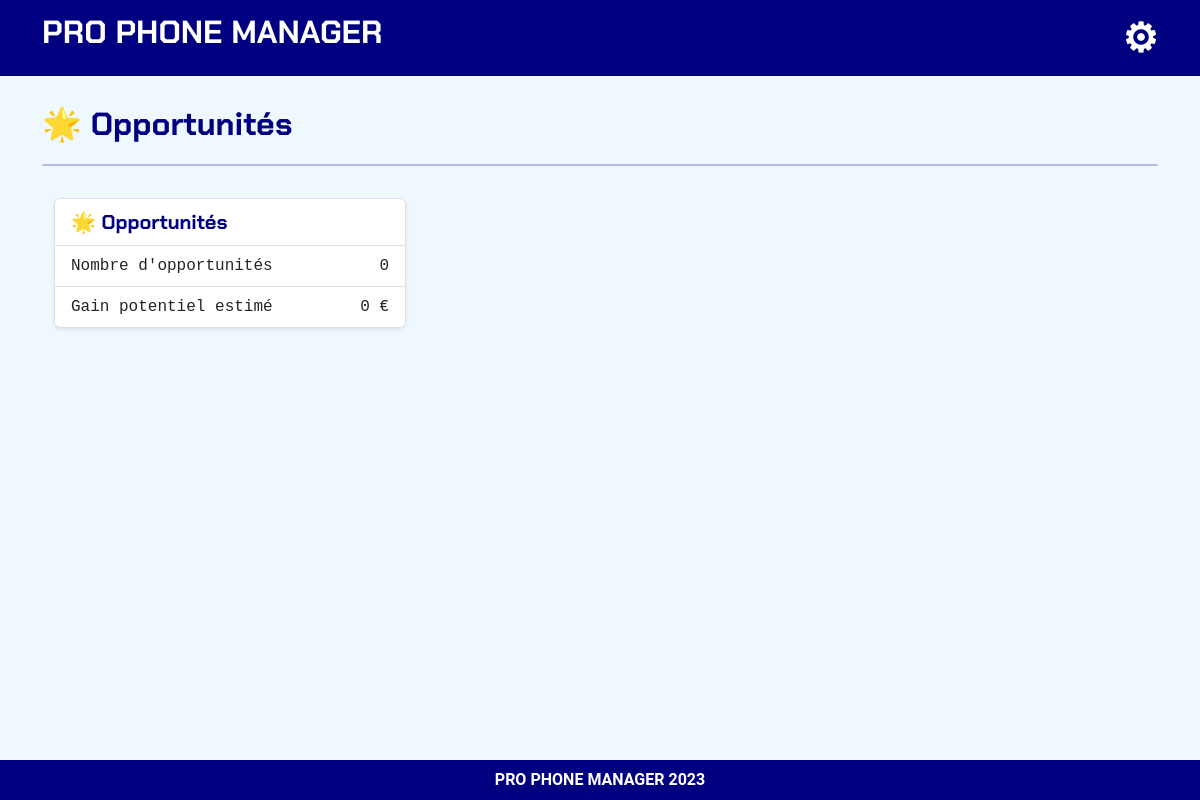
Before: /opportunities/ (signed in) with the older database file.
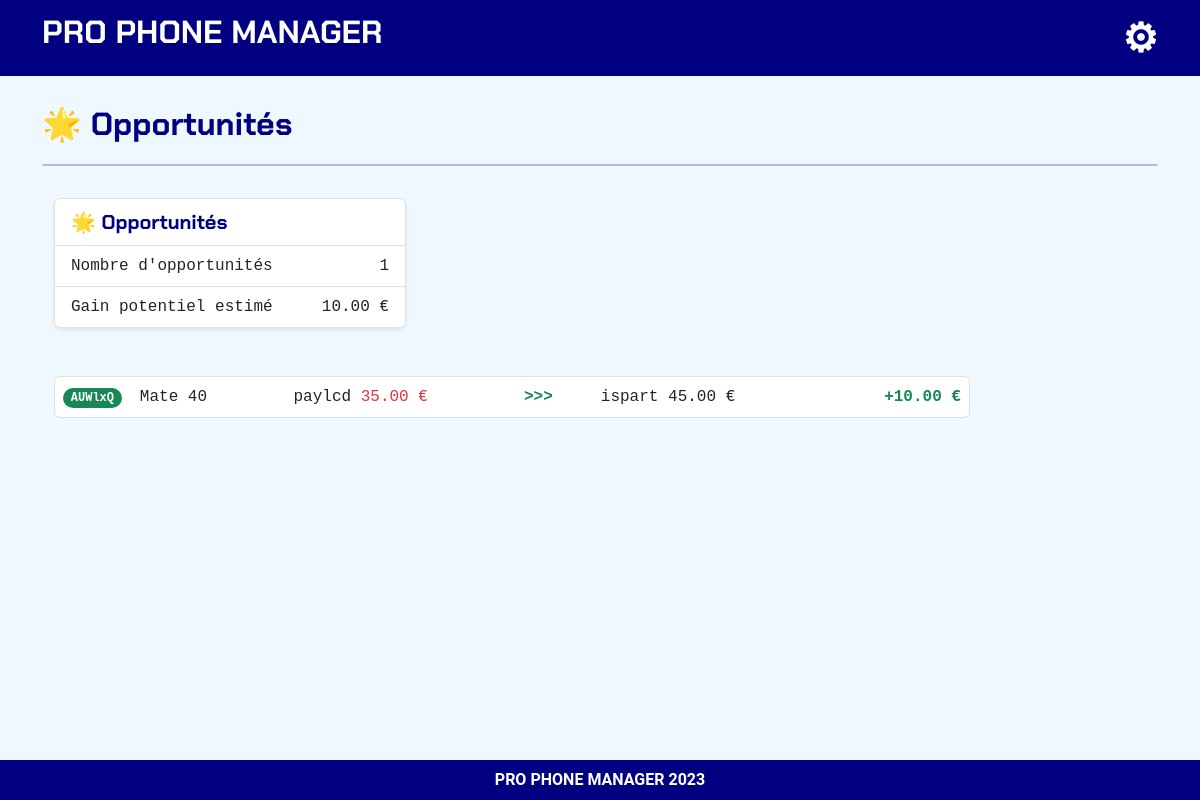
After: the same page with the newer database file.
### listings/models.py (models this page shows, shortened)
class BrokenScreen(models.Model):
    repairstore = models.ForeignKey(RepairStore, on_delete=models.CASCADE)
    uniquereference = models.OneToOneField(UniqueReference, on_delete=models.CASCADE)
    screenbrand = models.ForeignKey(ScreenBrand, on_delete=models.CASCADE)
    screenmodel = models.ForeignKey(ScreenModel, on_delete=models.CASCADE)
    diag_response_1 = models.BooleanField(null=True)
    diag_response_2 = models.BooleanField(null=True)
    diag_response_3 = models.BooleanField(null=True)
    diag_response_4 = models.BooleanField(null=True)
    diag_response_5 = models.BooleanField(null=True)
    diag_response_6 = models.BooleanField(null=True)
    diag_response_7 = models.BooleanField(null=True)
    diag_response_8 = models.BooleanField(null=True)
    diag_response_9 = models.BooleanField(null=True)
    is_diag_done = models.BooleanField(default=False)
    grade = models.CharField(
        max_length=20,
        choices=[
            ('', 'Select Grade'),
            ('A', 'A'),
            ('B', 'B'),
            ('C', 'C'),
            ('D', 'D'),
            ('E', 'E'),
            ('F', 'F'),
            ('G', 'G'),
            ('Fully Broken', 'Fully Broken'),
            ('Aftermarket', 'Aftermarket')
        ],
        default='EN ATTENTE',
    )
    quotations = models.ManyToManyField('RecyclerPricing', related_name='broken_screens')
    recycler = models.ForeignKey(Recycler, on_delete=models.SET_NULL, null=True, blank=True)
    is_attributed = models.BooleanField(default=False)
    price = models.DecimalField(max_digits=10, decimal_places=2, null=True, blank=True)
    date_joined = models.DateTimeField(default=timezone.now)
    class Meta:
        ordering = ['-date_joined']

class UniqueReference(models.Model):
    repairstore = models.ForeignKey(RepairStore, on_delete=models.CASCADE)
    value = models.CharField(max_length=6, unique=True)
    is_used = models.BooleanField(default=False)
    def __str__(self):
        return self.value

class ScreenModel(models.Model):
    screenbrand = models.ForeignKey(ScreenBrand, on_delete=models.CASCADE)
    screenmodel = models.CharField(max_length=50)
    is_oled = models.BooleanField(default=False)
    is_wanted = models.BooleanField(default=False)
    class Meta:
        ordering = ['screenbrand', 'screenmodel']
    def __str__(self):
        return f"{self.screenmodel}"

class Recycler(models.Model):
    company_name = models.CharField(max_length=100, verbose_name="Dénomination sociale de l'entreprise", blank=True)
    company_raison_social = models.CharField(max_length=100, verbose_name="Raison sociale", blank=True)
    siren = models.CharField(max_length=15, verbose_name="Numéro siren")
    address = models.TextField(verbose_name="Adresse")
    postal_code = models.CharField(max_length=10, verbose_name="Code postal")
    city = models.CharField(max_length=50, verbose_name="Ville")
    phone_number = models.CharField(max_length=15, verbose_name="Numéro de téléphone")
    url = models.URLField()
    payment_method = models.CharField(max_length=50)
    payment_delay = models.TextField(blank=True, null=True)
    shipping_fee = models.CharField(max_length=50)
    date_joined = models.DateTimeField(default=timezone.now, blank=True, null=True)
    is_us = models.BooleanField(default=False)

class RecyclerPricing(models.Model):
    recycler = models.ForeignKey(Recycler, on_delete=models.CASCADE)
    screenbrand = models.ForeignKey(ScreenBrand, on_delete=models.CASCADE)
    screenmodel = models.ForeignKey(ScreenModel, on_delete=models.CASCADE)
    grade = models.CharField(max_length=20, choices=[
        ('A', 'A'),
        ('B', 'B'),
        ('C', 'C'),
        ('D', 'D'),
        ('E', 'E'),
        ('F', 'F'),
        ('G', 'G'),
        ('Fully Broken', 'Fully Broken'),
        ('Aftermarket', 'Aftermarket')
    ])
    price = models.DecimalField(max_digits=10, decimal_places=2)
    class Meta:
        unique_together = ['recycler', 'screenbrand', 'screenmodel', 'grade']

### listings/views.py (the view)
# urls.py: path('opportunities/', opportunities, name='opportunities'),
@login_required
@require_GET
def opportunities(request):
    all_broken_screens = BrokenScreen.objects.all()
    opportunities_count = 0
    opportunities_value = 0
    broken_screen_op_list = []
    for broken_screen in all_broken_screens:
        if broken_screen.price is not None:
            current_value = broken_screen.price
            recycler_prices = RecyclerPricing.objects.filter(
                screenmodel=broken_screen.screenmodel,
                grade=broken_screen.grade
            ).order_by('-price')
            if recycler_prices.exists() and recycler_prices.first().price > current_value:
                quotation_count = recycler_prices.count()
                best_offer = recycler_prices.first()
                broken_screen.quotation_count = quotation_count
                broken_screen.best_offer = best_offer
                broken_screen.offer_delta = best_offer.price - current_value
                opportunities_count += 1
                opportunities_value += broken_screen.offer_delta
                broken_screen_op_list.append([
                    broken_screen.uniquereference.value,
                    broken_screen.best_offer,
                    broken_screen.offer_delta,
                    broken_screen.quotation_count
                ])
    ref_op_list = [broken_screen[0] for broken_screen in broken_screen_op_list]
    op_all_broken_screens = all_broken_screens.filter(uniquereference__value__in=ref_op_list)
    i = 0
    for broken_screen in op_all_broken_screens:
        broken_screen.quotation_count = broken_screen_op_list[i][3]
        broken_screen.best_offer = broken_screen_op_list[i][1]
        broken_screen.offer_delta = broken_screen_op_list[i][2]
        i += 1
    template = 'opportunities.html'
    context = {
        'all_broken_screens': op_all_broken_screens,
        'opportunities_count': opportunities_count,
        'opportunities_value': opportunities_value,
    }
    return render(request, template, context)

### listings/templates/opportunities.html (shortened to what this page needs)
{% extends "base_webapp.html" %}
{% load static %}
{% block page_title %}🌟 Opportunités{% endblock page_title %}
{% block page_content %}
<div class="row mb-4">
    <div class="col-12 col-md-6 col-lg-4 mb-4 fs-5 text-blue">
        <ul class="list-group font-monospace shadow-sm">
            <li class="list-group-item logo-blue fs-5">🌟 Opportunités</li>
            <li class="list-group-item fs-6">
                <span>Nombre d'opportunités</span>
                <span class="float-end">{{ opportunities_count }}</span>
            </li>
            <li class="list-group-item fs-6">
                <span>Gain potentiel estimé</span>
                <span class="float-end">{{ opportunities_value }} €</span>
            </li>
        </ul>
    </div>
</div>
<div class="row mb-4">
    <div class="col-12 d-none d-md-block col-lg-10 mb-4">
        {% for broken_screen in all_broken_screens %}
        <ul class="list-group mb-2 fs-6 font-monospace">
            <li class="list-group-item px-md-1 px-lg-2">
                <div class="row">
                    <div class="col-md-1 text-start">
                        <span class="badge rounded-pill font-monospace bg-success">{{ broken_screen.uniquereference }}</span>
                    </div>
                    <div class="col-md-2 text-start">
                        <span>{{ broken_screen.screenmodel}}</span>
                    </div>
                    <div class="col-md-3 text-start">
                        <span>{{ broken_screen.recycler.company_name }} <span class="text-danger">{{ broken_screen.price }} €</span></span>
                    </div>
                    <div class="col-md-1 text-start">
                        <span class="fw-bold text-success"> >>> </span>
                    </div>
                    <div class="col-md-3 text-start">
                        <span>{{ broken_screen.best_offer.recycler.company_name }} {{ broken_screen.best_offer.price }} €</span>
                    </div>
                    <div class="col-md-2 text-end">
                        <span class="fw-bold text-success">+{{ broken_screen.offer_delta }} € </span>
                    </div>
                </div>
            </li>
        </ul>
        {% endfor %}
    </div>
</div>
{% endblock page_content %}

### listings/templates/base_webapp.html
{% extends "base_lcd.html" %}
{% load static %}
{% load l10n %}
{% block navbar %}
<div class="container-fluid py-2 mb-0 bg-blue">
	<div class="container">
		<div class="row">
			<div class="col">
				<a class="text-decoration-none fs-2 logo-white" href="{% url 'landing' %}">PRO PHONE MANAGER</a>
			</div>
			<div class="col text-end">
				<a class="text-decoration-none fs-1 logo-white" href="{% url 'landing' %}">⚙</a>
			</div>
		</div>
	</div>
</div>
{% endblock navbar %}
{% block content %}
<div class="container-lg mt-4 mb-3">
	<div class="row fs-2 logo-blue">
		<div class="col-12">{% block page_title %}{% endblock page_title %}</div>
		<div class="col-12"><hr></div>
	</div>
</div>
<div class="container-lg mb-5 ps-md-4">
	{% block page_content %}{% endblock page_content %}
</div>
{% endblock content %}
{% block footer %}
<div class="text-white fs-6 fw-bold text-center">PRO PHONE MANAGER 2023</div>
{% endblock footer %}

### listings/templates/base_lcd.html (shortened to what this page needs)
{% load static %}
<!doctype html>
<html lang="fr">
<head>
    <link rel="stylesheet" href="{% static 'bootstrap-5.2.3-dist/css/bootstrap.min.css' %}">
    <link rel="stylesheet" href="{% static 'styles.css' %}">
</head>
<body class="pb-5">
    {% block navbar %}{% endblock navbar %}
    {% block content %}{% endblock content %}
    <div class="container-fluid fixed-bottom bg-blue py-2">
        <div class="container py-0 my-0">
            {% block footer %}{% endblock footer %}
        </div>
    </div>
</body>
</html>

### listings/static/styles.css (style rules this page uses)
body { font-family: 'Roboto', sans-serif; scroll-behavior: smooth; background-color: AliceBlue; }
hr { border: 1px solid navy; border-radius: 5px; }
a { color:navy; }
.logo-blue { font-family: 'ChakraPetch', sans-serif; color:navy; font-weight: bold; }
.logo-white { font-family: 'ChakraPetch', sans-serif; color:white; font-weight: bold; }
.text-blue { color:navy; }
.bg-blue { background-color: navy; color:white; }

Changed rows visible on the page:
added BrokenScreen: uniquereference "AUWlxQ", screenmodel "Mate 40", recycler.company_name "paylcd", price "35.00", best_offer.recycler.company_name "ispart", best_offer.price "45.00", offer_delta "10.00"
Other visible differences:
{{ opportunities_count }}: "0" → "1"
{{ opportunities_value }}: "0" → "10.00"
